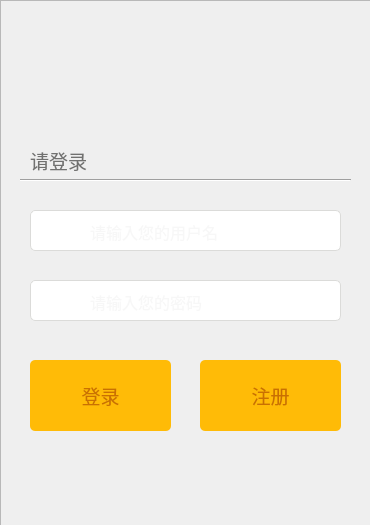
<?xml version="1.0" encoding="UTF-8"?>
<ui version="4.0">
 <class>login</class>
 <widget class="QDialog" name="login">
  <property name="geometry">
   <rect>
    <x>0</x>
    <y>0</y>
    <width>370</width>
    <height>525</height>
   </rect>
  </property>
  <property name="windowTitle">
   <string>Dialog</string>
  </property>
  <property name="styleSheet">
   <string notr="true"/>
  </property>
  <widget class="QFrame" name="frame">
   <property name="geometry">
    <rect>
     <x>0</x>
     <y>0</y>
     <width>371</width>
     <height>531</height>
    </rect>
   </property>
   <property name="styleSheet">
    <string notr="true">background-image:url(:/new/prefix1/login_03.png);</string>
   </property>
   <property name="frameShape">
    <enum>QFrame::StyledPanel</enum>
   </property>
   <property name="frameShadow">
    <enum>QFrame::Raised</enum>
   </property>
   <widget class="QPushButton" name="exitbutton">
    <property name="geometry">
     <rect>
      <x>310</x>
      <y>480</y>
      <width>30</width>
      <height>30</height>
     </rect>
    </property>
    <property name="styleSheet">
     <string notr="true">background-image:url(:/new/prefix1/fack_11.png);
border:none;</string>
    </property>
    <property name="text">
     <string/>
    </property>
   </widget>
  </widget>
  <widget class="QLabel" name="label_2">
   <property name="geometry">
    <rect>
     <x>90</x>
     <y>290</y>
     <width>141</width>
     <height>21</height>
    </rect>
   </property>
   <property name="font">
    <font>
     <family>微软雅黑</family>
     <pointsize>10</pointsize>
    </font>
   </property>
   <property name="styleSheet">
    <string notr="true">color:#f7f7f7;
background:transparent;</string>
   </property>
   <property name="text">
    <string>&lt;html&gt;&lt;head/&gt;&lt;body&gt;&lt;p&gt;&lt;span style=&quot; font-size:12pt;&quot;&gt;请输入您的密码&lt;/span&gt;&lt;/p&gt;&lt;/body&gt;&lt;/html&gt;</string>
   </property>
  </widget>
  <widget class="QPushButton" name="logbutton">
   <property name="geometry">
    <rect>
     <x>30</x>
     <y>360</y>
     <width>141</width>
     <height>71</height>
    </rect>
   </property>
   <property name="baseSize">
    <size>
     <width>142</width>
     <height>60</height>
    </size>
   </property>
   <property name="font">
    <font>
     <family>微软雅黑</family>
     <pointsize>14</pointsize>
    </font>
   </property>
   <property name="styleSheet">
    <string notr="true">QPushButton:hover{background:qlineargradient(spread:pad, x1:0.505682, y1:0, x2:0.539773, y2:1, stop:0 rgba(255, 208, 32, 255), stop:1 rgba(255, 196, 19, 255));color:#c97002;border-radius:5;border:#E79F14;}
QPushButton:!hover{background-color:#ffbb07;
color:#c97002;border-radius:5;}
</string>
   </property>
   <property name="text">
    <string>登录</string>
   </property>
  </widget>
  <widget class="QLineEdit" name="logid">
   <property name="geometry">
    <rect>
     <x>30</x>
     <y>210</y>
     <width>311</width>
     <height>41</height>
    </rect>
   </property>
   <property name="styleSheet">
    <string notr="true">background-image:url(:/new/prefix1/hate1_07.png);
border-radius:5;
border: 1px solid #dbdbd9;
padding-left:10;
color:#555;
font-weight:normal;
padding-left:60;</string>
   </property>
   <property name="text">
    <string/>
   </property>
  </widget>
  <widget class="QLabel" name="waring4">
   <property name="geometry">
    <rect>
     <x>30</x>
     <y>330</y>
     <width>311</width>
     <height>21</height>
    </rect>
   </property>
   <property name="font">
    <font>
     <family>微软雅黑</family>
     <pointsize>10</pointsize>
    </font>
   </property>
   <property name="styleSheet">
    <string notr="true">color:#ff3737;
font-weight:normal;</string>
   </property>
   <property name="text">
    <string/>
   </property>
  </widget>
  <widget class="QLabel" name="label_name">
   <property name="geometry">
    <rect>
     <x>90</x>
     <y>220</y>
     <width>141</width>
     <height>21</height>
    </rect>
   </property>
   <property name="font">
    <font>
     <family>微软雅黑</family>
     <pointsize>10</pointsize>
    </font>
   </property>
   <property name="styleSheet">
    <string notr="true">color:#f7f7f7;
background:transparent;</string>
   </property>
   <property name="text">
    <string>&lt;html&gt;&lt;head/&gt;&lt;body&gt;&lt;p&gt;&lt;span style=&quot; font-size:12pt;&quot;&gt;请输入您的用户名&lt;/span&gt;&lt;/p&gt;&lt;/body&gt;&lt;/html&gt;</string>
   </property>
  </widget>
  <widget class="QLineEdit" name="logkey">
   <property name="geometry">
    <rect>
     <x>30</x>
     <y>280</y>
     <width>311</width>
     <height>41</height>
    </rect>
   </property>
   <property name="styleSheet">
    <string notr="true">background-image:url(:/new/prefix1/hate1_10.png);
border-radius:5;
border: 1px solid #dbdbd9;
padding-left:10;
color:#555;
font-weight:normal;
padding-left:60;</string>
   </property>
  </widget>
  <widget class="QPushButton" name="regbutton">
   <property name="geometry">
    <rect>
     <x>200</x>
     <y>360</y>
     <width>141</width>
     <height>71</height>
    </rect>
   </property>
   <property name="font">
    <font>
     <family>微软雅黑</family>
     <pointsize>14</pointsize>
    </font>
   </property>
   <property name="styleSheet">
    <string notr="true">QPushButton:hover{background:qlineargradient(spread:pad, x1:0.505682, y1:0, x2:0.539773, y2:1, stop:0 rgba(255, 208, 32, 255), stop:1 rgba(255, 196, 19, 255));color:#c97002;border-radius:5;border:#E79F14;}
QPushButton:!hover{background-color:#ffbb07;
color:#c97002;border-radius:5;}
</string>
   </property>
   <property name="text">
    <string>注册</string>
   </property>
  </widget>
  <widget class="Line" name="line_6">
   <property name="geometry">
    <rect>
     <x>20</x>
     <y>170</y>
     <width>331</width>
     <height>20</height>
    </rect>
   </property>
   <property name="styleSheet">
    <string notr="true">opacity:0.7;</string>
   </property>
   <property name="orientation">
    <enum>Qt::Horizontal</enum>
   </property>
  </widget>
  <widget class="QLabel" name="label_21">
   <property name="geometry">
    <rect>
     <x>30</x>
     <y>150</y>
     <width>461</width>
     <height>21</height>
    </rect>
   </property>
   <property name="font">
    <font>
     <family>微软雅黑</family>
     <pointsize>14</pointsize>
     <weight>50</weight>
     <bold>false</bold>
    </font>
   </property>
   <property name="autoFillBackground">
    <bool>false</bool>
   </property>
   <property name="styleSheet">
    <string notr="true">color:#717170;
</string>
   </property>
   <property name="text">
    <string>请登录</string>
   </property>
  </widget>
  <zorder>frame</zorder>
  <zorder>logbutton</zorder>
  <zorder>waring4</zorder>
  <zorder>logkey</zorder>
  <zorder>regbutton</zorder>
  <zorder>line_6</zorder>
  <zorder>label_21</zorder>
  <zorder>logid</zorder>
  <zorder>label_name</zorder>
  <zorder>label_2</zorder>
 </widget>
 <resources/>
 <connections/>
</ui>
